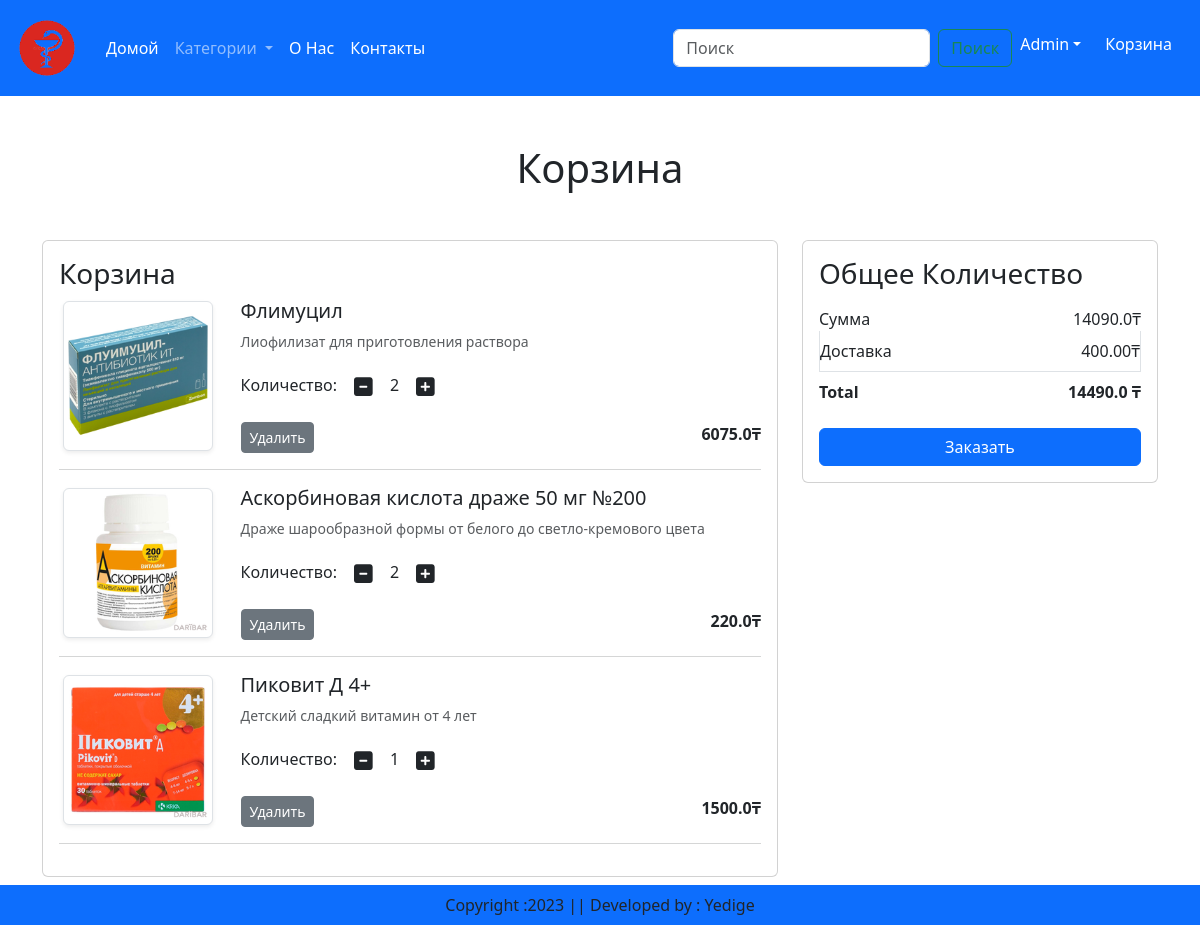
The app's page /cart/ (signed in) with its own data.
### app/models.py (models this page shows, shortened)
class Cart(models.Model):
    user=models.ForeignKey(User,on_delete=models.CASCADE)
    product=models.ForeignKey(Product,on_delete=models.CASCADE)
    quantity=models.PositiveIntegerField(default=1)

class Product(models.Model):
    title = models.CharField(max_length=100)
    price = models.FloatField()
    description = models.TextField()
    category = models.CharField(choices=CATEGORY_CHOICES, max_length=2)
    image = models.ImageField(upload_to="product")

### app/views.py (the view)
# urls.py: path('cart/', views.show_cart, name='showcart'),
def show_cart(request):
    user=request.user
    cart=Cart.objects.filter(user=user)
    amount=0
    for p in cart:
        value=p.quantity*p.product.price
        amount=amount+value
    totalamount=amount+400
    return render(request, 'app/addtocart.html', locals())

### app/templates/app/addtocart.html (shortened to what this page needs)
{% extends 'app/base.html' %}
{% load static %}
{% block main-content %}
<div class="container my-5">
 <div class="row">
  {% if cart %}
  <h1 class="text-center mb-5">Корзина</h1>
  <div class="col-sm-8">
  <div class="card">
    <div class="card-body">
    <h3>Корзина</h3>
    {% for item in cart %}
    <div class="row">
     <div class="col-sm-3 text-center align-self-center"><img src="{{item.product.image.url}}" alt="" srcset="" class="img-fluid img-thumbnail shadow-sm" height="150" width="150"></div>
     <div class="col-sm-9">
      <div>
      <h5>{{item.product.title}}</h5>
      <p class="mb-2 text-muted small">{{item.product.description}}</p>
      <div class="my-3">
      <label for="quantity">Количество:</label>
      <a class="minus-cart btn" pid={{item.product.id}}><i class="fas fa-minus-square fa-lg"></i></a>
      <span id="quantity">{{item.quantity}}</span>
      <a class="plus-cart btn" pid={{item.product.id}}><i class="fas fa-plus-square fa-lg"></i></a>
      </div>
      <div class="d-flex justify-content-between">
      <a href="#" class="remove-cart btn btn-sm btn-secondary mr-3" pid={{item.product.id}}>Удалить</a>
      <p class="mb-0"><span><strong> {{item.product.price}}&#8376</strong></span></p>
      </div>
      </div>
     </div>
    </div>
    <hr class="text-muted">
    {% endfor %}
   </div>
   </div>
  </div>
  <div class="col-sm-4">
   <div class="card">
    <div class="card-body">
      <h3>Общее Количество</h3>
      <ul class="list-group">
      <li class="list-group-item d-flex justify-content-between align-items-center border-0 px-0 pb-0">Сумма<span id="amount">{{amount}}&#8376</span></li>
      <li class="list-group-item d-flex justify-content-between align-items-center  px-0">Доставка<span> 400.00&#8376</span></li>
      <li class="list-group-item d-flex justify-content-between align-items-center border-0  px-0 mb-3">
      <div>
        <strong>Total</strong> <small></small>
        </div>
        <span id="totalamount"><strong>{{totalamount}} &#8376</strong></span>
      </li>
      </ul>
      <div class="d-grid"><a href="{% url 'checkout' %}" class="btn btn-primary">Заказать</a></div>
    </div>
   </div>
  </div>
  {% else %}
    <h1 class="text-center mb-5">Корзина Пуста</h1>
{% endif %}
</div>
</div>
{% endblock main-content %}

### app/templates/app/base.html (shortened to what this page needs)
<!DOCTYPE html>
{% load static%}
<html lang="en">
<head>
    <link href="https://cdn.jsdelivr.net/npm/bootstrap@5.3.0-alpha3/dist/css/bootstrap.min.css" rel="stylesheet">
    <link rel="stylesheet" href="{%static 'app/css/owl.carousel.min.css'%}"/>
    <link rel="stylesheet" href="{%static 'app/css/all.min.css'%}"/>
    <link rel="stylesheet" href="{%static 'app/css/style.css'%}"/>
</head>
<body>
    <nav class="navbar navbar-expand-lg navbar-dark bg-primary">
        <div class="container-fluid">
          <a class="navbar-brand" href="#">
            <img src="{% static "app/images/logo.png" %}" width="70" height="70" />
          </a>
          <div class="collapse navbar-collapse" id="navbarSupportedContent">
            <ul class="navbar-nav me-auto mb-2 mb-lg-0">
              {% if request.user.is_authenticated %}
              <li class="nav-item">
                <a class="nav-link active" aria-current="page" href="/">Домой</a>
              </li>
              <li class="nav-item dropdown">
                <a class="nav-link dropdown-toggle" href="#" role="button" data-bs-toggle="dropdown" aria-expanded="false">
                  Категории
                </a>
              </li>
              <li class="nav-item">
                <a class="nav-link text-white" href="{% url 'about' %}">О Нас</a>
              </li>
              <li class="nav-item">
                <a class="nav-link text-white" href="{% url 'contact' %}">Контакты</a>
              </li>
            </ul>
            <form class="d-flex" role="search" action="/search">
              <input class="form-control me-2" type="search" placeholder="Поиск" name="search" aria-label="Search">
              <button class="btn btn-outline-success" type="submit">Поиск</button>
            </form>
          </div>
          <ul class="navbar-nav me-auto mb-2 mb-lg-0">
            <li class="nav-item dropdown mb-2">
              <a class="nav-link dropdown-toggle text-white" href="#" id="profileDropdown" role="button" data-bs-toggle="dropdown" aria-expanded="false">{{request.user.username|capfirst}}</a>
            </li>
            <li class="nav-item mx-2">
              <a href="{% url 'showcart' %}" class="nav-link text-white">Корзина</a>
            </li>
            {% endif %}
          </ul>
        </div>
      </nav>
      {% block main-content %}{% endblock main-content %}
      <footer class="container-fluid fixed-bottom navbar-dark bg-primary text-center p-2 mt-5">
        Copyright :2023 || Developed by : Yedige
      </footer>
</body>
</html>

### records on screen
Cart: product.image (picture), product "Флимуцил", product.description "Лиофилизат для приготовления раствора", quantity "2", product.price "6075.0"
Cart: product.image (picture), product "Аскорбиновая кислота драже 50 мг №200", product.description "Драже шарообразной формы от белого до светло-кремового цвета", quantity "2", product.price "220.0"
Cart: product.image (picture), product "Пиковит Д 4+", product.description "Детский сладкий витамин от 4 лет", quantity "1", product.price "1500.0"

### other values on screen
{{ request.user.username|capfirst }} "Admin"
{{ amount }} "14090.0"
{{ totalamount }} "14490.0"
